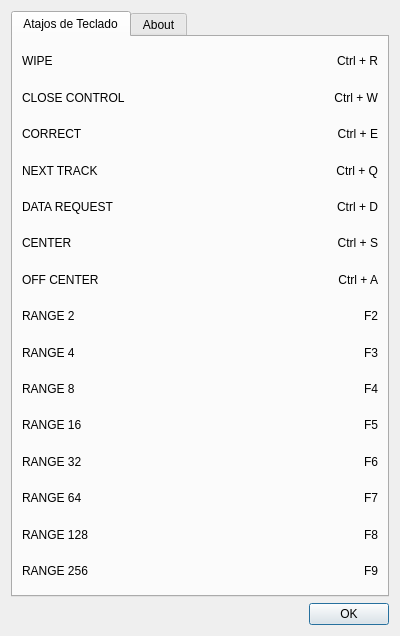
<?xml version="1.0" encoding="UTF-8"?>
<ui version="4.0">
 <class>infoMessage</class>
 <widget class="QDialog" name="infoMessage">
  <property name="geometry">
   <rect>
    <x>0</x>
    <y>0</y>
    <width>400</width>
    <height>636</height>
   </rect>
  </property>
  <property name="windowTitle">
   <string>Dialog</string>
  </property>
  <layout class="QVBoxLayout" name="verticalLayout">
   <item>
    <widget class="QTabWidget" name="tabWidget">
     <property name="currentIndex">
      <number>0</number>
     </property>
     <widget class="QWidget" name="tab">
      <attribute name="title">
       <string>Atajos de Teclado</string>
      </attribute>
      <layout class="QVBoxLayout" name="verticalLayout_2">
       <item>
        <layout class="QHBoxLayout" name="horizontalLayout_2">
         <item>
          <widget class="QLabel" name="label">
           <property name="text">
            <string>WIPE</string>
           </property>
          </widget>
         </item>
         <item>
          <widget class="QLabel" name="label_16">
           <property name="text">
            <string>Ctrl + R</string>
           </property>
           <property name="alignment">
            <set>Qt::AlignRight|Qt::AlignTrailing|Qt::AlignVCenter</set>
           </property>
          </widget>
         </item>
        </layout>
       </item>
       <item>
        <layout class="QHBoxLayout" name="horizontalLayout_10">
         <item>
          <widget class="QLabel" name="label_2">
           <property name="text">
            <string>CLOSE CONTROL</string>
           </property>
          </widget>
         </item>
         <item>
          <widget class="QLabel" name="label_17">
           <property name="text">
            <string>Ctrl + W</string>
           </property>
           <property name="alignment">
            <set>Qt::AlignRight|Qt::AlignTrailing|Qt::AlignVCenter</set>
           </property>
          </widget>
         </item>
        </layout>
       </item>
       <item>
        <layout class="QHBoxLayout" name="horizontalLayout_15">
         <item>
          <widget class="QLabel" name="label_3">
           <property name="text">
            <string>CORRECT</string>
           </property>
          </widget>
         </item>
         <item>
          <widget class="QLabel" name="label_18">
           <property name="text">
            <string>Ctrl + E</string>
           </property>
           <property name="alignment">
            <set>Qt::AlignRight|Qt::AlignTrailing|Qt::AlignVCenter</set>
           </property>
          </widget>
         </item>
        </layout>
       </item>
       <item>
        <layout class="QHBoxLayout" name="horizontalLayout_14">
         <item>
          <widget class="QLabel" name="label_4">
           <property name="text">
            <string>NEXT TRACK</string>
           </property>
          </widget>
         </item>
         <item>
          <widget class="QLabel" name="label_19">
           <property name="text">
            <string>Ctrl + Q</string>
           </property>
           <property name="alignment">
            <set>Qt::AlignRight|Qt::AlignTrailing|Qt::AlignVCenter</set>
           </property>
          </widget>
         </item>
        </layout>
       </item>
       <item>
        <layout class="QHBoxLayout" name="horizontalLayout_13">
         <item>
          <widget class="QLabel" name="label_7">
           <property name="text">
            <string>DATA REQUEST</string>
           </property>
          </widget>
         </item>
         <item>
          <widget class="QLabel" name="label_20">
           <property name="text">
            <string>Ctrl + D</string>
           </property>
           <property name="alignment">
            <set>Qt::AlignRight|Qt::AlignTrailing|Qt::AlignVCenter</set>
           </property>
          </widget>
         </item>
        </layout>
       </item>
       <item>
        <layout class="QHBoxLayout" name="horizontalLayout_12">
         <item>
          <widget class="QLabel" name="label_6">
           <property name="text">
            <string>CENTER</string>
           </property>
          </widget>
         </item>
         <item>
          <widget class="QLabel" name="label_21">
           <property name="text">
            <string>Ctrl + S</string>
           </property>
           <property name="alignment">
            <set>Qt::AlignRight|Qt::AlignTrailing|Qt::AlignVCenter</set>
           </property>
          </widget>
         </item>
        </layout>
       </item>
       <item>
        <layout class="QHBoxLayout" name="horizontalLayout_11">
         <item>
          <widget class="QLabel" name="label_5">
           <property name="text">
            <string>OFF CENTER</string>
           </property>
          </widget>
         </item>
         <item>
          <widget class="QLabel" name="label_22">
           <property name="text">
            <string>Ctrl + A</string>
           </property>
           <property name="alignment">
            <set>Qt::AlignRight|Qt::AlignTrailing|Qt::AlignVCenter</set>
           </property>
          </widget>
         </item>
        </layout>
       </item>
       <item>
        <layout class="QHBoxLayout" name="horizontalLayout_8">
         <item>
          <widget class="QLabel" name="label_8">
           <property name="text">
            <string>RANGE 2</string>
           </property>
          </widget>
         </item>
         <item>
          <widget class="QLabel" name="label_23">
           <property name="text">
            <string>F2</string>
           </property>
           <property name="alignment">
            <set>Qt::AlignRight|Qt::AlignTrailing|Qt::AlignVCenter</set>
           </property>
          </widget>
         </item>
        </layout>
       </item>
       <item>
        <layout class="QHBoxLayout" name="horizontalLayout_3">
         <item>
          <widget class="QLabel" name="label_9">
           <property name="text">
            <string>RANGE 4</string>
           </property>
          </widget>
         </item>
         <item>
          <widget class="QLabel" name="label_24">
           <property name="text">
            <string>F3</string>
           </property>
           <property name="alignment">
            <set>Qt::AlignRight|Qt::AlignTrailing|Qt::AlignVCenter</set>
           </property>
          </widget>
         </item>
        </layout>
       </item>
       <item>
        <layout class="QHBoxLayout" name="horizontalLayout_4">
         <item>
          <widget class="QLabel" name="label_10">
           <property name="text">
            <string>RANGE 8</string>
           </property>
          </widget>
         </item>
         <item>
          <widget class="QLabel" name="label_25">
           <property name="text">
            <string>F4</string>
           </property>
           <property name="alignment">
            <set>Qt::AlignRight|Qt::AlignTrailing|Qt::AlignVCenter</set>
           </property>
          </widget>
         </item>
        </layout>
       </item>
       <item>
        <layout class="QHBoxLayout" name="horizontalLayout_5">
         <item>
          <widget class="QLabel" name="label_11">
           <property name="text">
            <string>RANGE 16</string>
           </property>
          </widget>
         </item>
         <item>
          <widget class="QLabel" name="label_26">
           <property name="text">
            <string>F5</string>
           </property>
           <property name="alignment">
            <set>Qt::AlignRight|Qt::AlignTrailing|Qt::AlignVCenter</set>
           </property>
          </widget>
         </item>
        </layout>
       </item>
       <item>
        <layout class="QHBoxLayout" name="horizontalLayout_6">
         <item>
          <widget class="QLabel" name="label_12">
           <property name="text">
            <string>RANGE 32</string>
           </property>
          </widget>
         </item>
         <item>
          <widget class="QLabel" name="label_27">
           <property name="text">
            <string>F6</string>
           </property>
           <property name="alignment">
            <set>Qt::AlignRight|Qt::AlignTrailing|Qt::AlignVCenter</set>
           </property>
          </widget>
         </item>
        </layout>
       </item>
       <item>
        <layout class="QHBoxLayout" name="horizontalLayout_7">
         <item>
          <widget class="QLabel" name="label_13">
           <property name="text">
            <string>RANGE 64</string>
           </property>
          </widget>
         </item>
         <item>
          <widget class="QLabel" name="label_28">
           <property name="text">
            <string>F7</string>
           </property>
           <property name="alignment">
            <set>Qt::AlignRight|Qt::AlignTrailing|Qt::AlignVCenter</set>
           </property>
          </widget>
         </item>
        </layout>
       </item>
       <item>
        <layout class="QHBoxLayout" name="horizontalLayout_16">
         <item>
          <widget class="QLabel" name="label_14">
           <property name="text">
            <string>RANGE 128</string>
           </property>
          </widget>
         </item>
         <item>
          <widget class="QLabel" name="label_29">
           <property name="text">
            <string>F8</string>
           </property>
           <property name="alignment">
            <set>Qt::AlignRight|Qt::AlignTrailing|Qt::AlignVCenter</set>
           </property>
          </widget>
         </item>
        </layout>
       </item>
       <item>
        <layout class="QHBoxLayout" name="horizontalLayout_9">
         <item>
          <widget class="QLabel" name="label_15">
           <property name="text">
            <string>RANGE 256</string>
           </property>
          </widget>
         </item>
         <item>
          <widget class="QLabel" name="label_30">
           <property name="text">
            <string>F9</string>
           </property>
           <property name="alignment">
            <set>Qt::AlignRight|Qt::AlignTrailing|Qt::AlignVCenter</set>
           </property>
          </widget>
         </item>
        </layout>
       </item>
      </layout>
     </widget>
     <widget class="QWidget" name="tab_2">
      <attribute name="title">
       <string>About</string>
      </attribute>
     </widget>
    </widget>
   </item>
   <item>
    <layout class="QHBoxLayout" name="horizontalLayout">
     <item>
      <spacer name="horizontalSpacer">
       <property name="orientation">
        <enum>Qt::Horizontal</enum>
       </property>
       <property name="sizeHint" stdset="0">
        <size>
         <width>40</width>
         <height>20</height>
        </size>
       </property>
      </spacer>
     </item>
     <item>
      <widget class="QPushButton" name="pushButton">
       <property name="text">
        <string>OK</string>
       </property>
      </widget>
     </item>
    </layout>
   </item>
  </layout>
 </widget>
 <resources/>
 <connections/>
</ui>
